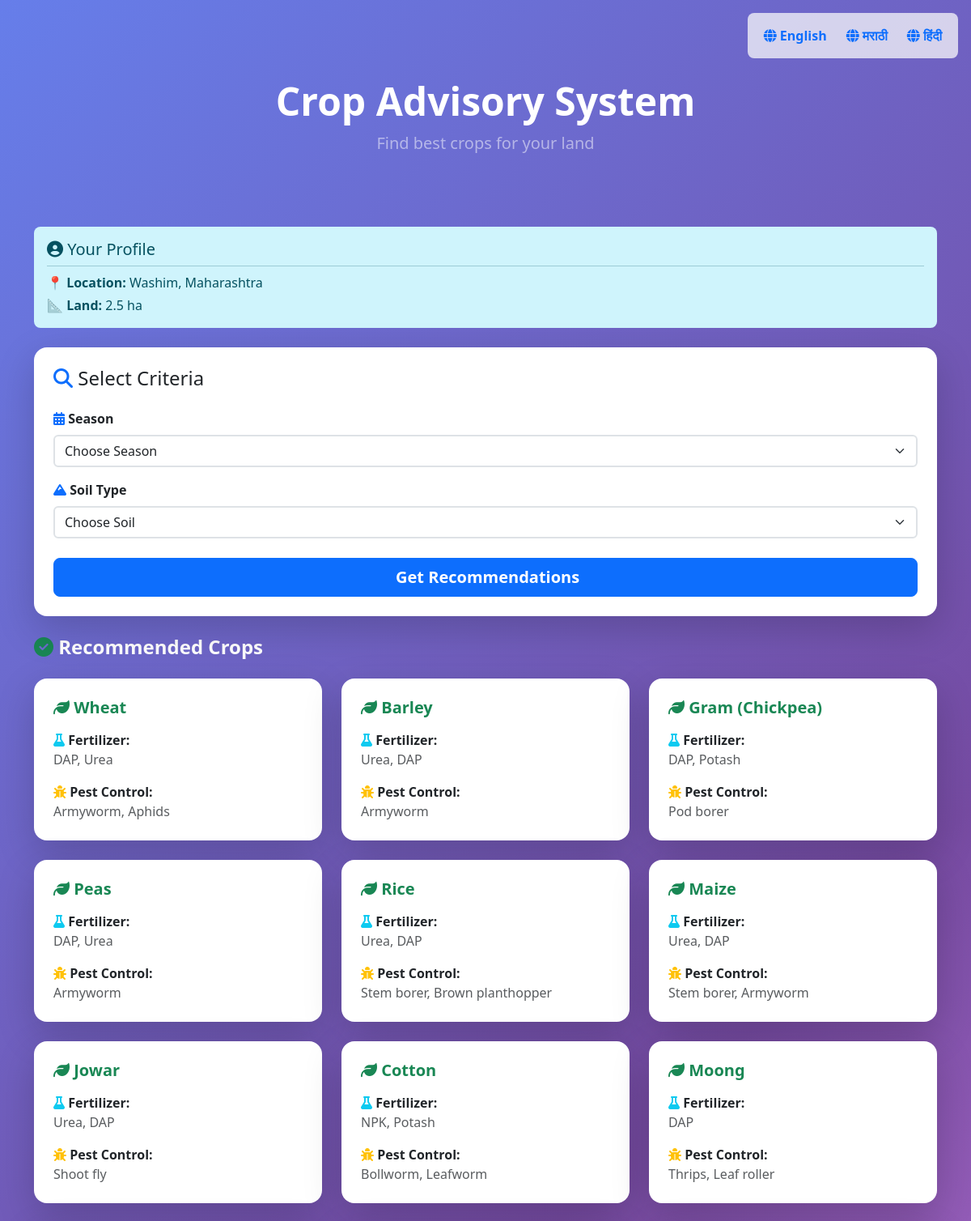
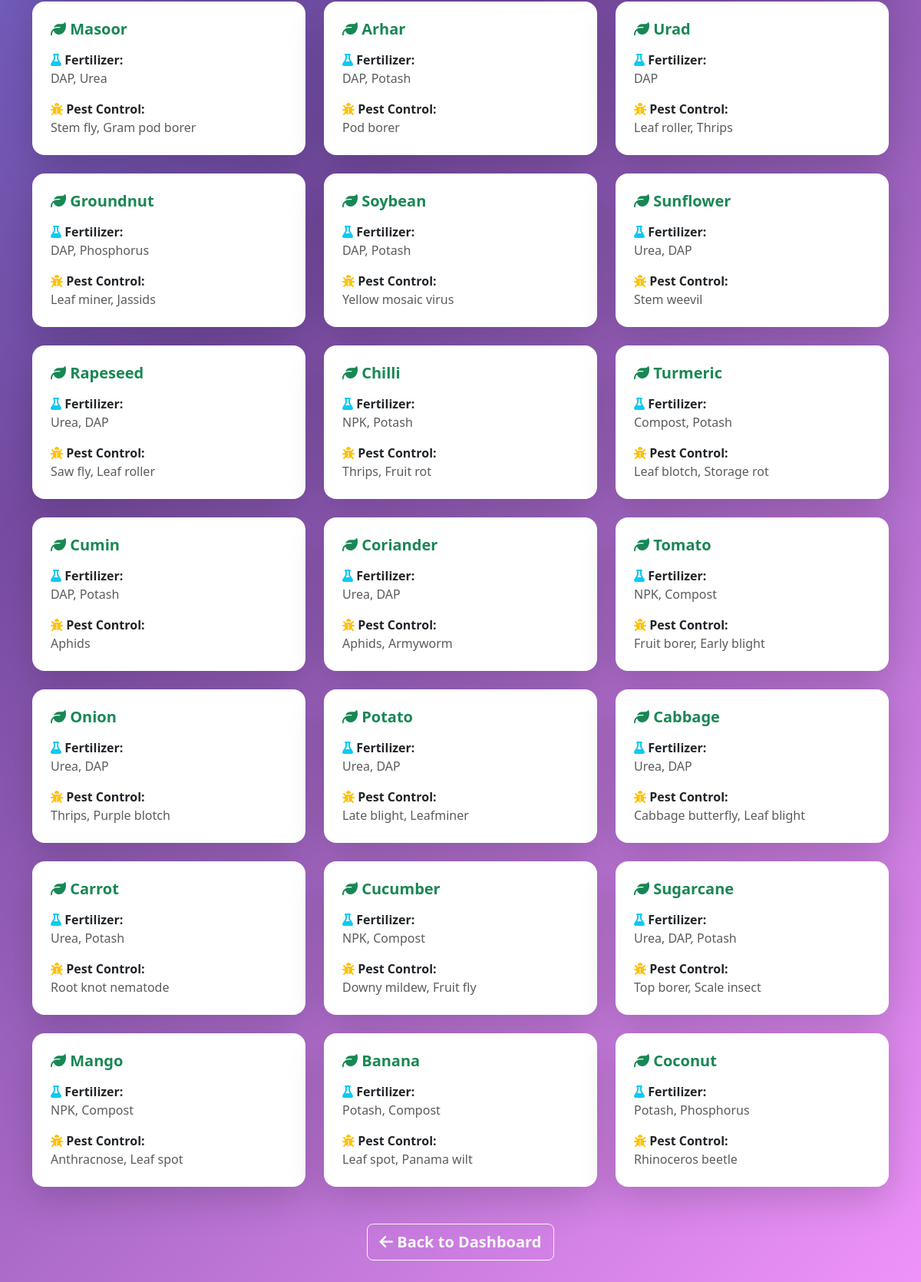
The page /crop (signed in) on the database its author committed (2 pictures, top to bottom).
### tables this page shows
CREATE TABLE users (
            id INTEGER PRIMARY KEY AUTOINCREMENT,
            name TEXT NOT NULL,
            mobile TEXT NOT NULL UNIQUE,
            password TEXT NOT NULL,
            age INTEGER,
            farmer_type TEXT,
            state TEXT,
            district TEXT,
            village TEXT,
            land_hectares REAL,
            experience_years INTEGER,
            primary_crop TEXT,
            irrigation_type TEXT,
            soil_type TEXT,
            farming_method TEXT
        );

CREATE TABLE crops (
            id INTEGER PRIMARY KEY AUTOINCREMENT,
            crop_name TEXT NOT NULL,
            season TEXT NOT NULL,
            soil_type TEXT NOT NULL,
            fertilizer TEXT,
            pest_control TEXT,
            UNIQUE(crop_name)  -- ensure each crop appears only once
        );

### app.py (the view)
@app.route("/crop", methods=["GET", "POST"])
@login_required
def crop_advisory():
    try:
        text = get_text(get_lang())
        crops = None
        user_id = session.get("user_id")
        if not user_id:
            return redirect("/login")
        user = get_user_by_id(user_id)
        if user:
            user = dict(user)
        seasons = ["Kharif", "Rabi", "Zaid"]
        soils = ["Black Soil", "Loamy Soil", "Clay Soil"]
        if request.method == "POST":
            season = request.form.get("season", "").strip()
            soil = request.form.get("soil", "").strip()
            if season and soil:
                print(f"✅ POST received: season='{season}', soil='{soil}'")
                crops = get_crops_by_criteria(season, soil)
                print(f"✅ DB query returned: {crops}")
                if not crops:
                    crop_list = get_crop_suggestions(season, soil)
                    print(f"✅ get_crop_suggestions returned: {crop_list}")
                    if crop_list:
                        crops = []
                        for crop_name in crop_list:
                            crop_detail = get_crop_by_name(crop_name)
                            if crop_detail:
                                crops.append(dict(crop_detail))
                            else:
                                crops.append({
                                    "crop_name": crop_name,
                                    "fertilizer": "NPK",
                                    "pest_control": "Basic spray",
                                    "season": season,
                                    "soil_type": soil
                                })
                        print(f"✅ Built crops list with details: {crops}")
                    else:
                        print(f"⚠️ get_crop_suggestions returned empty list!")
                        crops = []
                else:
                    crops = [dict(c) for c in crops]
                    print(f"✅ Using DB crops: {crops}")
                log_activity(user_id, f"searched {season}/{soil}")
        else:
            if user and (user.get("soil_type") or user.get("state") or user.get("primary_crop")):
                crops = get_personalized_crop_recommendations(user_id)
                if crops:
                    crops = [dict(c) for c in crops]
        print(f"DEBUG: Final crops to render: {crops}")
        return render("crop.html", crops=crops, user=user, seasons=seasons, soils=soils, text=text)
    except Exception as e:
        import traceback
        print(traceback.format_exc())
        flash(text.get("crop_page_error"), "error")
        return redirect("/dashboard")

### app.py (called while the page is built)
@app.after_request
def set_cache_control(response):
    response.headers['Cache-Control'] = 'no-store, no-cache, must-revalidate, max-age=0'
    response.headers['Pragma'] = 'no-cache'
    response.headers['Expires'] = '0'
    return response

@app.teardown_appcontext
def shutdown_db(exception=None):
    close_db()

def login_required(f):
    @wraps(f)
    def wrapper(*args, **kwargs):
        if "user_id" not in session:
            flash(get_text(get_lang()).get("login_required"), "error")
            return redirect("/login")
        return f(*args, **kwargs)
    return wrapper

def get_lang():
    lang = session.get("lang", "en")
    return lang if lang in SUPPORTED_LANGS else "en"

def render(template, **kwargs):
    kwargs.setdefault("text", get_text(get_lang()))
    kwargs.setdefault("user_name", session.get("user_name"))
    return render_template(template, **kwargs)

@app.context_processor
def inject_globals():
    return {
        "text": get_text(get_lang()),
        "user_name": session.get("user_name"),
        "lang": get_lang(),
        "admin_logged_in": session.get("admin_logged_in"),
        "admin_username": session.get("admin_username")
    }

### db.py (called while the page is built)
def get_db_connection():
    global _db_conn
    if _db_conn is None:
        _db_conn = sqlite3.connect(DB_PATH, check_same_thread=False)
        _db_conn.row_factory = sqlite3.Row
        _db_conn.execute("PRAGMA query_only = OFF")
        _db_conn.execute("PRAGMA journal_mode = WAL")
    return _db_conn

@contextmanager
def db_connection():
    conn = get_db_connection()
    try:
        yield conn
        conn.commit()
    except Exception:
        conn.rollback()
        raise

def get_user_by_id(user_id):
    with db_connection() as conn:
        return conn.execute(
            "SELECT id, name, mobile, age, farmer_type, state, district, village, land_hectares, experience_years, primary_crop, irrigation_type, soil_type, farming_method FROM users WHERE id = ?",
            (user_id,)
        ).fetchone()

### templates/crop.html (shortened to what this page needs)
<!DOCTYPE html>
<html lang="{{ session.get('lang','en') }}">
<head>
    <link href="https://cdn.jsdelivr.net/npm/bootstrap@5.3.3/dist/css/bootstrap.min.css" rel="stylesheet">
    <link href="https://cdn.jsdelivr.net/npm/bootstrap-icons@1.11.0/font/bootstrap-icons.css" rel="stylesheet">
    <link rel="stylesheet" href="https://cdnjs.cloudflare.com/ajax/libs/font-awesome/6.4.0/css/all.min.css">
</head>
<body style="background: linear-gradient(135deg, #667eea 0%, #764ba2 50%, #f093fb 100%); min-height: 100vh;">
    <nav class="navbar navbar-expand-lg bg-light bg-opacity-75 position-fixed top-0 end-0 w-auto rounded-3 m-3" style="z-index: 1000;">
        <div class="container-fluid">
            <div class="collapse navbar-collapse justify-content-end" id="langNav">
                <div class="navbar-nav gap-2">
                    <a class="nav-link fw-bold text-primary" href="/set_language/en"><i class="fas fa-globe"></i> English</a>
                    <a class="nav-link fw-bold text-primary" href="/set_language/mr"><i class="fas fa-globe"></i> मराठी</a>
                    <a class="nav-link fw-bold text-primary" href="/set_language/hi"><i class="fas fa-globe"></i> हिंदी</a>
                </div>
            </div>
        </div>
    </nav>
    <div class="pt-5">
        <div class="text-center py-5">
            <h1 class="display-5 fw-bold text-white mb-2"> {{ text.crop_advisory_title }}</h1>
            <p class="text-white-50 fs-5">{{ text.subtitle }}</p>
        </div>
        <div class="container mt-4 mb-5">
            {% if user and (user.soil_type or user.state or user.primary_crop) %}
            <div class="alert alert-info mb-4 rounded-3 border-0">
                <h5 class="alert-heading"><i class="fas fa-user-circle"></i> Your Profile</h5>
                <hr class="my-2">
                {% if user.state %}<div class="mb-1"><strong>📍 Location:</strong> {{ user.district or '' }}, {{ user.state }}</div>{%
                endif %}
                {% if user.land_hectares %}<div class="mb-0"><strong>📐 Land:</strong> {{ user.land_hectares }} ha</div>{% endif %}
            </div>
            {% endif %}
            <div class="card rounded-4 border-0 shadow-lg p-4 mb-4">
                <h4 class="mb-4"><i class="fas fa-search text-primary"></i> {{ text.select_criteria }}</h4>
                <form method="POST">
                    <div class="mb-3">
                        <label for="season" class="form-label fw-bold"><i class="fas fa-calendar-alt text-primary"></i> {{ text.season_label }}</label>
                        <select id="season" name="season" class="form-select border-2" required>
                            <option value="">{{ text.choose_season }}</option>
                        </select>
                    </div>
                    <div class="mb-4">
                        <label for="soil" class="form-label fw-bold"><i class="fas fa-mountain text-primary"></i> {{ text.soil_label }}</label>
                        <select id="soil" name="soil" class="form-select border-2" required>
                            <option value="">{{ text.choose_soil }}</option>
                        </select>
                    </div>
                    <button type="submit" class="btn btn-primary w-100 btn-lg fw-bold rounded-3">
                         {{ text.get_recommendations }}
                    </button>
                </form>
            </div>
            {% if crops %}
            <h4 class="mb-4 text-white fw-bold"><i class="fas fa-check-circle text-success"></i> {{ text.results_title }}</h4>
            <div class="row g-4">
                {% for crop in crops %}
                <div class="col-md-4">
                    <div class="card rounded-4 border-0 shadow-lg h-100 p-4 hover" style="transition: all 0.3s ease; cursor: pointer;">
                        <h5 class="fw-bold text-success mb-3"><i class="fas fa-leaf text-success"></i> {{ crop["crop_name"] }}</h5>
                        <p class="mb-3">
                            <strong><i class="fas fa-flask text-info"></i> {{ text.fertilizer }}:</strong><br>
                            <span class="text-muted">{{ crop["fertilizer"] }}</span>
                        </p>
                        <p class="mb-0">
                            <strong><i class="fas fa-bug text-warning"></i> {{ text.pest_control }}:</strong><br>
                            <span class="text-muted">{{ crop["pest_control"] }}</span>
                        </p>
                    </div>
                </div>
                {% endfor %}
            </div>
            {% elif crops is not none %}
            <div class="alert alert-warning text-center rounded-3 border-0" role="alert">
                <h5><i class="fas fa-search-minus"></i> {{ text.no_crops_found }}</h5>
                <p class="mb-0 text-muted">{{ text.try_different }}</p>
            </div>
            {% endif %}
            <div class="text-center mt-5">
                <a href="/dashboard" class="btn btn-outline-light btn-lg fw-bold rounded-3">
                    <i class="fas fa-arrow-left"></i> {{ text.back_to_dashboard }}
                </a>
            </div>
        </div>
    </div>
</body>
</html>

### rows shown on the page
users: district "Washim", state "Maharashtra", land_hectares "2.5"
crops: crop_name "Wheat", fertilizer "Fertilizer", fertilizer "DAP, Urea", pest_control "Pest Control", pest_control "Armyworm, Aphids"
crops: crop_name "Barley", fertilizer "Fertilizer", fertilizer "Urea, DAP", pest_control "Pest Control", pest_control "Armyworm"
crops: crop_name "Gram (Chickpea)", fertilizer "Fertilizer", fertilizer "DAP, Potash", pest_control "Pest Control", pest_control "Pod borer"
crops: crop_name "Peas", fertilizer "Fertilizer", fertilizer "DAP, Urea", pest_control "Pest Control", pest_control "Armyworm"
crops: crop_name "Rice", fertilizer "Fertilizer", fertilizer "Urea, DAP", pest_control "Pest Control", pest_control "Stem borer, Brown planthopper"
crops: crop_name "Maize", fertilizer "Fertilizer", fertilizer "Urea, DAP", pest_control "Pest Control", pest_control "Stem borer, Armyworm"
crops: crop_name "Jowar", fertilizer "Fertilizer", fertilizer "Urea, DAP", pest_control "Pest Control", pest_control "Shoot fly"
crops: crop_name "Cotton", fertilizer "Fertilizer", fertilizer "NPK, Potash", pest_control "Pest Control", pest_control "Bollworm, Leafworm"
crops: crop_name "Moong", fertilizer "Fertilizer", fertilizer "DAP", pest_control "Pest Control", pest_control "Thrips, Leaf roller"
crops: crop_name "Masoor", fertilizer "Fertilizer", fertilizer "DAP, Urea", pest_control "Pest Control", pest_control "Stem fly, Gram pod borer"
crops: crop_name "Arhar", fertilizer "Fertilizer", fertilizer "DAP, Potash", pest_control "Pest Control", pest_control "Pod borer"
crops: crop_name "Urad", fertilizer "Fertilizer", fertilizer "DAP", pest_control "Pest Control", pest_control "Leaf roller, Thrips"
crops: crop_name "Groundnut", fertilizer "Fertilizer", fertilizer "DAP, Phosphorus", pest_control "Pest Control", pest_control "Leaf miner, Jassids"
crops: crop_name "Soybean", fertilizer "Fertilizer", fertilizer "DAP, Potash", pest_control "Pest Control", pest_control "Yellow mosaic virus"
crops: crop_name "Sunflower", fertilizer "Fertilizer", fertilizer "Urea, DAP", pest_control "Pest Control", pest_control "Stem weevil"
crops: crop_name "Rapeseed", fertilizer "Fertilizer", fertilizer "Urea, DAP", pest_control "Pest Control", pest_control "Saw fly, Leaf roller"
crops: crop_name "Chilli", fertilizer "Fertilizer", fertilizer "NPK, Potash", pest_control "Pest Control", pest_control "Thrips, Fruit rot"
crops: crop_name "Turmeric", fertilizer "Fertilizer", fertilizer "Compost, Potash", pest_control "Pest Control", pest_control "Leaf blotch, Storage rot"
crops: crop_name "Cumin", fertilizer "Fertilizer", fertilizer "DAP, Potash", pest_control "Pest Control", pest_control "Aphids"
crops: crop_name "Coriander", fertilizer "Fertilizer", fertilizer "Urea, DAP", pest_control "Pest Control", pest_control "Aphids, Armyworm"
crops: crop_name "Tomato", fertilizer "Fertilizer", fertilizer "NPK, Compost", pest_control "Pest Control", pest_control "Fruit borer, Early blight"
crops: crop_name "Onion", fertilizer "Fertilizer", fertilizer "Urea, DAP", pest_control "Pest Control", pest_control "Thrips, Purple blotch"
crops: crop_name "Potato", fertilizer "Fertilizer", fertilizer "Urea, DAP", pest_control "Pest Control", pest_control "Late blight, Leafminer"
crops: crop_name "Cabbage", fertilizer "Fertilizer", fertilizer "Urea, DAP", pest_control "Pest Control", pest_control "Cabbage butterfly, Leaf blight"
crops: crop_name "Carrot", fertilizer "Fertilizer", fertilizer "Urea, Potash", pest_control "Pest Control", pest_control "Root knot nematode"
crops: crop_name "Cucumber", fertilizer "Fertilizer", fertilizer "NPK, Compost", pest_control "Pest Control", pest_control "Downy mildew, Fruit fly"
crops: crop_name "Sugarcane", fertilizer "Fertilizer", fertilizer "Urea, DAP, Potash", pest_control "Pest Control", pest_control "Top borer, Scale insect"
crops: crop_name "Mango", fertilizer "Fertilizer", fertilizer "NPK, Compost", pest_control "Pest Control", pest_control "Anthracnose, Leaf spot"
crops: crop_name "Banana", fertilizer "Fertilizer", fertilizer "Potash, Compost", pest_control "Pest Control", pest_control "Leaf spot, Panama wilt"
crops: crop_name "Coconut", fertilizer "Fertilizer", fertilizer "Potash, Phosphorus", pest_control "Pest Control", pest_control "Rhinoceros beetle"

### other values the page prints
{{ text.crop_advisory_title }} "Crop Advisory System"
{{ text.subtitle }} "Find best crops for your land"
{{ text.select_criteria }} "Select Criteria"
{{ text.season_label }} "Season"
{{ text.soil_label }} "Soil Type"
{{ text.get_recommendations }} "Get Recommendations"
{{ text.results_title }} "Recommended Crops"
{{ text.back_to_dashboard }} "Back to Dashboard"
form field season "Choose Season"
form field soil "Choose Soil"
